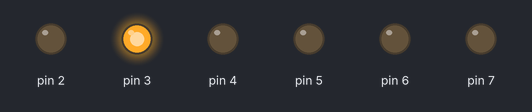
This sketch was run on a simulated Arduino Uno, built with avr-gcc and run on an emulated ATmega328P. Parts: output pins drawn as LEDs (lit = HIGH).

Above: at 0.3 s.
At 1.1 s:
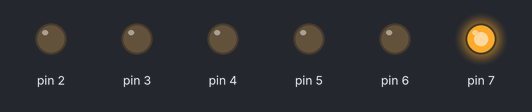
At 1.3 s:
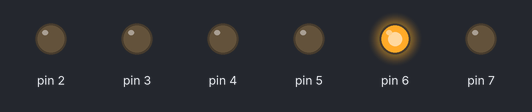
At 2.2 s:
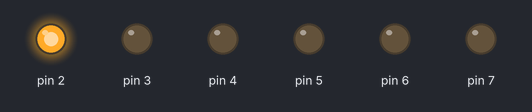
At 3.7 s:
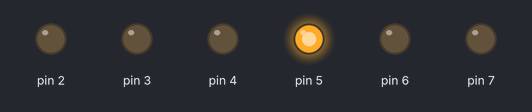
At 4.9 s:
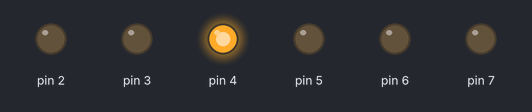
Timing chart, 0 to 5.2 s (numbered marks = the images above):
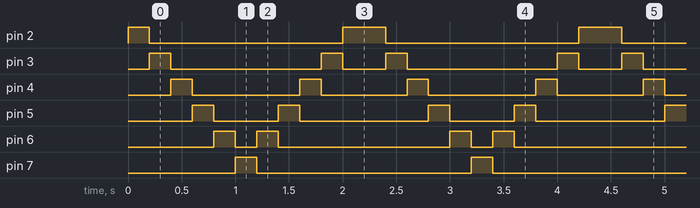

The sketch:

larson_scanner_rbt173_1_.ino
```cpp
//Larson Scanner, RBT173
//Brandon Ackerman

void setup()

{
 pinMode(2, OUTPUT);
 pinMode(3, OUTPUT);
 pinMode(4, OUTPUT);
 pinMode(5, OUTPUT);
 pinMode(6, OUTPUT);
 pinMode(7, OUTPUT);
}

void loop()

{
  digitalWrite(2, HIGH);
  		delay(200); // Wait for 200 millisecond(s)
  		digitalWrite(2, LOW);


  digitalWrite(3, HIGH);
  		delay(200); // Wait for 200 millisecond(s)
  		digitalWrite(3, LOW);


  digitalWrite(4, HIGH);
  		delay(200); // Wait for 200 millisecond(s)
  		digitalWrite(4, LOW);


  digitalWrite(5, HIGH);
  		delay(200); // Wait for 200 millisecond(s)
  		digitalWrite(5, LOW);


  digitalWrite(6, HIGH);
 		delay(200); // Wait for 200 millisecond(s)
  		digitalWrite(6, LOW);


  digitalWrite(7, HIGH);
  		delay(200); // Wait for 200 millisecond(s)
  		digitalWrite(7, LOW);

  digitalWrite(6, HIGH);
 		delay(200); // Wait for 200 millisecond(s)
  		digitalWrite(6, LOW);

  digitalWrite(5, HIGH);
  		delay(200); // Wait for 200 millisecond(s)
  		digitalWrite(5, LOW);

    digitalWrite(4, HIGH);
  		delay(200); // Wait for 200 millisecond(s)
  		digitalWrite(4, LOW);

   digitalWrite(3, HIGH);
  		delay(200); // Wait for 200 millisecond(s)
  		digitalWrite(3, LOW);

    digitalWrite(2, HIGH);
  		delay(200); // Wait for 200 millisecond(s)
  		digitalWrite(2, LOW);


}
```

Measured:
- by itself, pin 2: repeats every 2.2 s: LOW 1.8 s, HIGH 0.40 s
- by itself, pin 3: repeats every 2.2 s: LOW 1.4 s, HIGH 0.20 s, LOW 0.40 s, HIGH 0.20 s
- by itself, pin 4: repeats every 2.2 s: LOW 1.0 s, HIGH 0.20 s, LOW 0.80 s, HIGH 0.20 s
- by itself, pin 5: repeats every 2.2 s: LOW 0.60 s, HIGH 0.20 s, LOW 1.2 s, HIGH 0.20 s
- by itself, pin 6: repeats every 2.2 s: LOW 0.20 s, HIGH 0.20 s, LOW 1.6 s, HIGH 0.20 s
- by itself, pin 7: alternates HIGH for 0.20 s and LOW for 2.0 s
